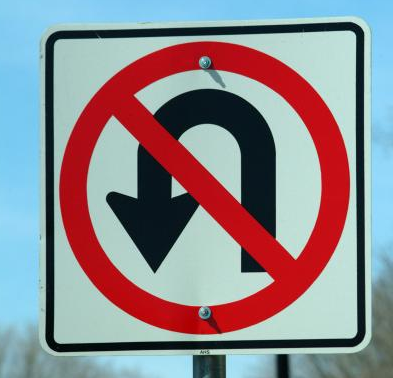
#> input picture backend/feedback/images/20260511_025411_test.png, 393 x 378 px
$ python -i preprocess.py   (imports and definitions only)
#> lines starting #> are read from the running program, lines starting #| are printed output that depends on the picture
"""
图片预处理模块
将上传的图片转换为模型可接受的输入格式：
RGB -> resize(32x32) -> 灰度化 -> 归一化到 [-0.5, 0.5] -> reshape(1,32,32,1)
"""
import cv2
import numpy as np

from config import IMG_HEIGHT, IMG_WIDTH, IMG_CHANNELS


def preprocess_image(image_bytes: bytes) -> np.ndarray:
    """
    对上传图片的二进制数据进行预处理。

    处理流程（与训练时完全一致）：
    1. 从 bytes 解码为 BGR 图像
    2. BGR 转 RGB
    3. Resize 到 32×32
    4. RGB 转灰度图
    5. 归一化：gray / 255.0 - 0.5

    参数:
        image_bytes: 图片文件的原始字节数据

    返回:
        np.ndarray, shape=(1, 32, 32, 1), dtype=float32
    """
    # 1. 从内存中解码图片
    nparr = np.frombuffer(image_bytes, np.uint8)
    img = cv2.imdecode(nparr, cv2.IMREAD_COLOR)

    if img is None:
        raise ValueError("无法解码图片，请确认上传的是有效的 jpg/jpeg/png 格式文件")

    # 2. BGR -> RGB（OpenCV 默认 BGR）
    img = cv2.cvtColor(img, cv2.COLOR_BGR2RGB)

    # 3. Resize 到 32×32
    img = cv2.resize(img, (IMG_WIDTH, IMG_HEIGHT))

    # 4. RGB -> 灰度图
    gray = cv2.cvtColor(img, cv2.COLOR_RGB2GRAY)

    # 5. 归一化到 [-0.5, 0.5]（与训练代码一致：gray / 255.0 - 0.5）
    gray = gray.astype(np.float32) / 255.0 - 0.5

    # 6. Reshape 为 (1, 32, 32, 1) 以匹配模型输入
    processed = gray.reshape(1, IMG_HEIGHT, IMG_WIDTH, IMG_CHANNELS)

    return processed


# [45 lines left out: function preprocess_image_roi, not called in this run]

>>> import cv2
>>> picture = cv2.imread('feedback/images/20260511_025411_test.png', cv2.IMREAD_GRAYSCALE)
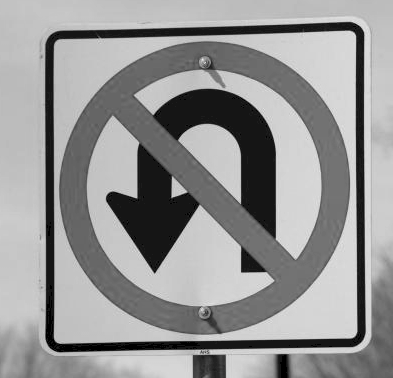
#> picture: shape (378, 393); min 0, max 239, mean 148.6
#> (the run stopped early here; a loop or call above may not have finished)
